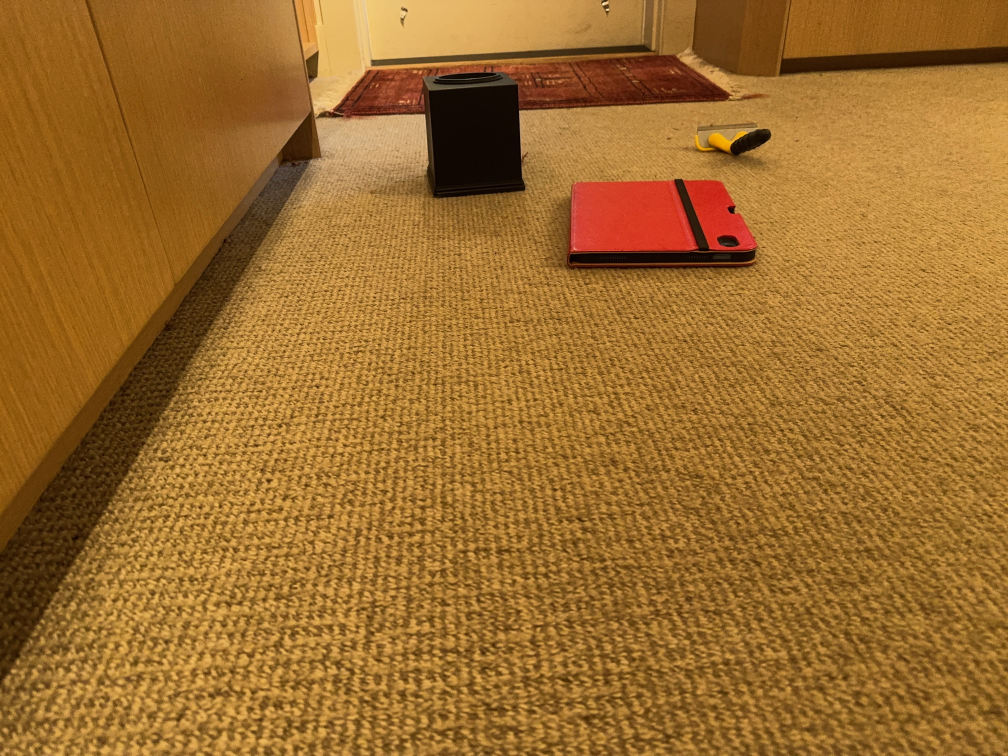
#> input picture datasets/raw/IMG_0096.jpg, 2016 x 1512 px, found by its file name (shown at 1/2 size)
$ python hsv_bounded_stereo_lesson.py datasets/raw/IMG_0096.jpg datasets/raw/IMG_0097.jpg 15.24   (older library calls are emulated)
#> lines starting #> are read from the running program, lines starting #| are printed output that depends on the picture; after the words box and inside, x2 and y2 are one past the last pixel; in counts of white or black regions, pixels touching at a corner belong together
"""
Enhanced HSV-Bounded Stereo Vision Lesson
Combine HSV region proposals with edge detection and stereo depth for robust obstacle detection.

Architecture:
1. HSV Region Proposal: Detect colored regions (fast, reliable on carpet)
2. Merge Nearby Detections: Combine nearby boxes into unified obstacle regions
3. Contour Detection: Find precise contours within merged regions using edge detection
4. Stereo Depth Analysis: Compute depth only within obstacle regions
5. Combined Output: Robot-ready obstacle characterization

Usage:
    python hsv_bounded_stereo_lesson.py <left_image> <right_image> <baseline_cm>

Example:
    python hsv_bounded_stereo_lesson.py datasets/raw/IMG_0096.jpg datasets/raw/IMG_0097.jpg 15.24

Controls:
    1: Original with merged obstacle boxes
    2: HSV masks (diagnostic view)
    3: Edge detection within merged regions
    4: Contours within merged regions
    5: Stereo disparity within merged regions
    6: Full analysis (contours + depth + labels)
    7: Side-by-side comparison
    ESC/Q: Exit

Author: Michael Baker
Date: 2025-11-21
"""

import cv2
import numpy as np
import sys


class EnhancedHSVBoundedStereo:
    def __init__(self, left_path, right_path, baseline_cm):
        # Load stereo pair
#> called with left_path = 'datasets/raw/IMG_0096.jpg', right_path = 'datasets/raw/IMG_0097.jpg', baseline_cm = 15.24
        self.left_img = cv2.imread(left_path)
#> self.left_img is the input picture: shape (1512, 2016, 3); mean B, G, R 45, 108.3, 156.5
        self.right_img = cv2.imread(right_path)
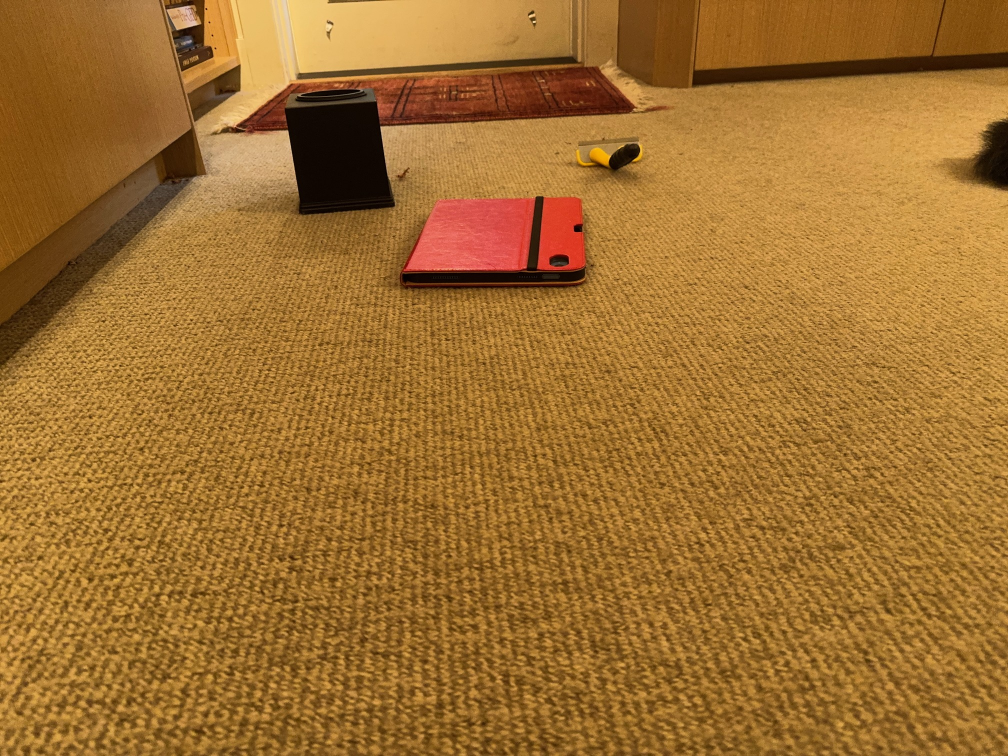
#> input picture datasets/raw/IMG_0097.jpg, 2016 x 1512 px, found by its file name (shown at 1/2 size)
#> self.right_img is the input picture: shape (1512, 2016, 3); mean B, G, R 47.9, 111.4, 159.1

        if self.left_img is None or self.right_img is None:
            print(f"Error: Could not load images")
            sys.exit(1)

        self.baseline_cm = baseline_cm
        self.img_height, self.img_width = self.left_img.shape[:2]

        # Convert to HSV for color filtering
        self.left_hsv = cv2.cvtColor(self.left_img, cv2.COLOR_BGR2HSV)
#> self.left_hsv: shape (1512, 2016, 3); mean H, S, V 17, 186.9, 156.5

        # Color ranges - TUNED for test scene
        self.color_ranges = {
            'red': {
                # Red wraps around HSV wheel, need two ranges
                'lower1': np.array([0, 100, 100]),
                'upper1': np.array([10, 255, 255]),
                'lower2': np.array([170, 100, 100]),
                'upper2': np.array([180, 255, 255]),
                'color_bgr': (0, 0, 255),
                'name': 'RED',
                'min_area': 500
            },
            'yellow': {
                # RELAXED thresholds to catch muted/golden yellows like brush bristles
                'lower': np.array([18, 70, 70]),   # Lower S and V to catch muted yellows
                'upper': np.array([35, 255, 255]), # Slightly wider hue range
                'color_bgr': (0, 255, 255),
                'name': 'YELLOW',
                'min_area': 300  # Smaller min area to catch brush
            },
            'black': {
                # TIGHTER dark detection - V <= 35 instead of 50
                # This avoids detecting shadows as obstacles
                'lower': np.array([0, 0, 0]),
                'upper': np.array([180, 255, 35]),  # Tighter V threshold
                'color_bgr': (0, 255, 0),
                'name': 'DARK',
                'min_area': 1000  # Higher min area to filter shadow blobs
            },
        }

        # Parameters
        self.merge_margin_x = 20      # Horizontal merge distance (pixels)
        self.merge_margin_y = 15      # Vertical merge distance (smaller to avoid background/foreground merge)
        self.merge_max_y_gap = 100    # Don't merge boxes with Y centers this far apart
        self.canny_threshold1 = 50
        self.canny_threshold2 = 150
        self.roi_padding = 15

        # Process pipeline
        self.stage1_hsv_region_proposal()
        self.stage2_merge_nearby_detections()
        self.stage3_contour_detection_within_bounds()
        self.stage4_stereo_depth_analysis()

        self.current_mode = '1'

    def create_color_mask(self, color_name):
        """Create binary mask for specific color."""
        if color_name == 'red':
            # Red requires two ranges (wraps around 0/180)
            mask1 = cv2.inRange(self.left_hsv,
                               self.color_ranges['red']['lower1'],
                               self.color_ranges['red']['upper1'])
            mask2 = cv2.inRange(self.left_hsv,
                               self.color_ranges['red']['lower2'],
                               self.color_ranges['red']['upper2'])
            mask = cv2.bitwise_or(mask1, mask2)
        else:
            mask = cv2.inRange(self.left_hsv,
                              self.color_ranges[color_name]['lower'],
                              self.color_ranges[color_name]['upper'])

        # Morphological cleanup - close gaps, then remove noise
        kernel = np.ones((5, 5), np.uint8)
        mask = cv2.morphologyEx(mask, cv2.MORPH_CLOSE, kernel)
        mask = cv2.morphologyEx(mask, cv2.MORPH_OPEN, kernel)

        return mask

    def get_contours_from_mask(self, mask, min_area):
        """Find contours from mask, filtered by area."""
        contours, _ = cv2.findContours(mask, cv2.RETR_EXTERNAL,
                                       cv2.CHAIN_APPROX_SIMPLE)
        return [cnt for cnt in contours if cv2.contourArea(cnt) > min_area]

    def stage1_hsv_region_proposal(self):
        """Stage 1: Detect all colored regions using HSV."""
        print("\n" + "="*70)
        print("STAGE 1: HSV REGION PROPOSAL")
        print("="*70)

        self.color_detections = []
        self.color_masks = {}

        for color_name, color_info in self.color_ranges.items():
            mask = self.create_color_mask(color_name)
            self.color_masks[color_name] = mask

            min_area = color_info.get('min_area', 500)
            contours = self.get_contours_from_mask(mask, min_area)

            for cnt in contours:
                x, y, w, h = cv2.boundingRect(cnt)
                area = cv2.contourArea(cnt)

                detection = {
                    'color': color_name,
                    'color_name': color_info['name'],
                    'color_bgr': color_info['color_bgr'],
                    'bbox': (x, y, w, h),
                    'contour': cnt,
                    'center': (x + w//2, y + h//2),
                    'area': area
                }

                self.color_detections.append(detection)
#> this loop made 3 passes
#> pass 1, in create_color_mask, `mask1 = cv2.inRange(self.left_hsv, self.color_ranges['red']['lower1'],..`:
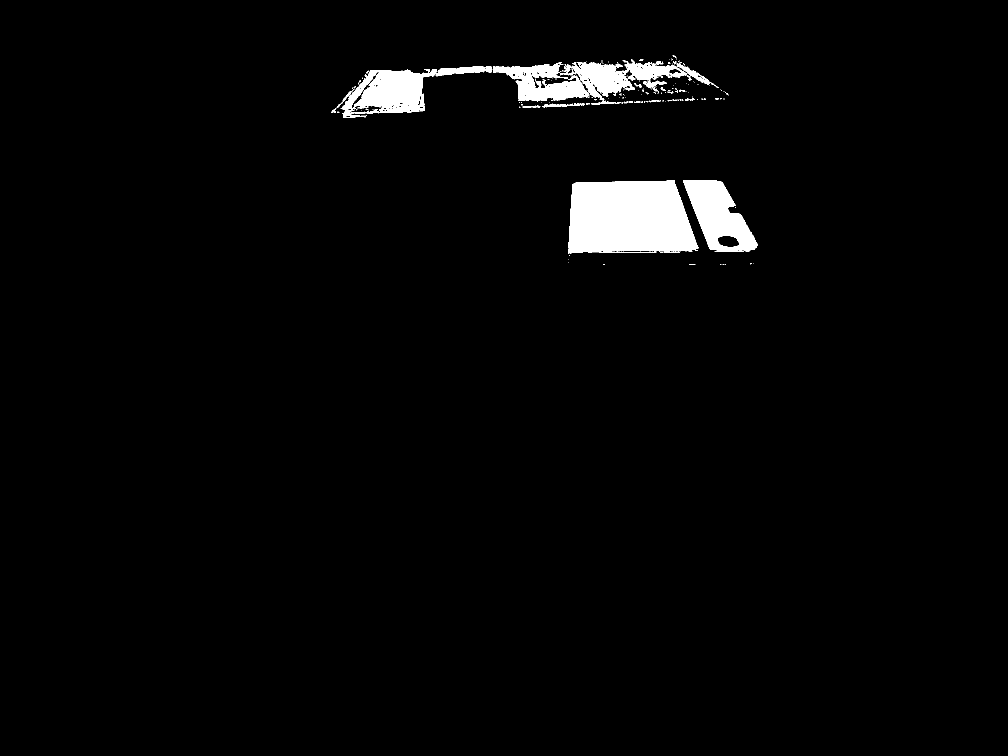
#> mask1: shape (1512, 2016) (shown at 1/2 size); 2.4% white; 190 white regions (161 under 20 px), largest, box (x1, y1, x2, y2) and area: (1136, 360, 1397, 508) 32541, (683, 132, 970, 236) 11859, (1366, 360, 1515, 503) 11528
#> after the loop:
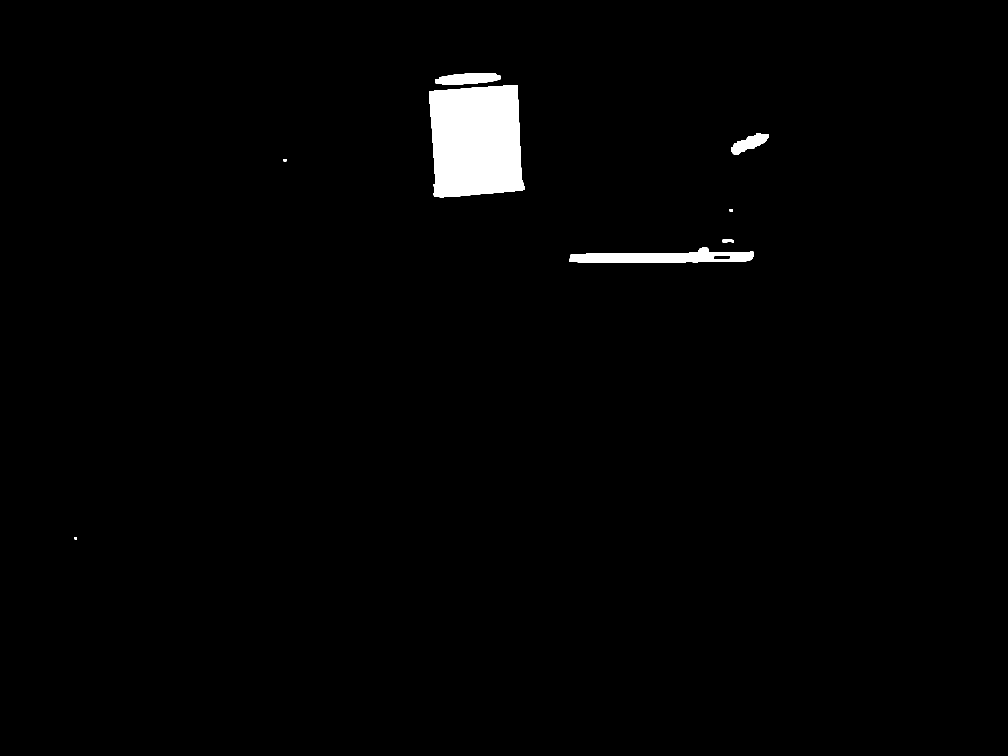
#> mask: shape (1512, 2016) (shown at 1/2 size); 1.6% white; 8 white regions, largest, box (x1, y1, x2, y2) and area: (858, 170, 1050, 395) 37503, (1139, 495, 1507, 526) 6865, (871, 146, 1001, 169) 2303
#> after the loop, self.color_detections = 22 items; self.color_masks = 3 items

        print(f"✓ Found {len(self.color_detections)} colored regions:")
#| ✓ Found 22 colored regions:
        for det in self.color_detections:
            print(f"  - {det['color_name']} at ({det['center'][0]}, {det['center'][1]}), "
                  f"size {det['bbox'][2]}x{det['bbox'][3]}px, area {det['area']:.0f}px²")
#> this loop made 22 passes
#|   - RED at (1441, 432), size 148x144px, area 12203px²
#|   - RED at (1266, 434), size 260x148px, area 32760px²
#|   - RED at (1052, 178), size 736x116px, area 32040px²
#|   - YELLOW at (153, 1035), size 46x32px, area 482px²
#|   - YELLOW at (278, 842), size 42x26px, area 378px²
#> (further printed lines are left out)

    def should_merge(self, det1, det2):
        """
        Check if two detections should be merged.
        Uses both spatial proximity AND vertical position to avoid
        merging background (rug) with foreground (dispenser).
        """
        x1, y1, w1, h1 = det1['bbox']
        x2, y2, w2, h2 = det2['bbox']

        cy1 = det1['center'][1]
        cy2 = det2['center'][1]

        # Don't merge if Y centers are too far apart (background vs foreground)
        if abs(cy1 - cy2) > self.merge_max_y_gap:
            return False

        # Check horizontal overlap/proximity
        x1_right = x1 + w1
        x2_right = x2 + w2

        x_overlap = not (x1_right + self.merge_margin_x < x2 or
                         x2_right + self.merge_margin_x < x1)

        # Check vertical overlap/proximity
        y1_bottom = y1 + h1
        y2_bottom = y2 + h2

        y_overlap = not (y1_bottom + self.merge_margin_y < y2 or
                         y2_bottom + self.merge_margin_y < y1)

        return x_overlap and y_overlap

    def merge_boxes(self, boxes):
        """Merge multiple bounding boxes into one encompassing box."""
        if not boxes:
            return None

        x_min = min(b[0] for b in boxes)
        y_min = min(b[1] for b in boxes)
        x_max = max(b[0] + b[2] for b in boxes)
        y_max = max(b[1] + b[3] for b in boxes)

        return (x_min, y_min, x_max - x_min, y_max - y_min)

    def stage2_merge_nearby_detections(self):
        """Stage 2: Merge overlapping/nearby detections into unified obstacles."""
        print("\n" + "="*70)
        print("STAGE 2: MERGE NEARBY DETECTIONS")
        print("="*70)

        if not self.color_detections:
            self.merged_obstacles = []
            print("✓ No detections to merge")
            return

        # Union-find for grouping
        n = len(self.color_detections)
#> n = 22
        parent = list(range(n))

        def find(i):
            if parent[i] != i:
                parent[i] = find(parent[i])
            return parent[i]

        def union(i, j):
            pi, pj = find(i), find(j)
            if pi != pj:
                parent[pi] = pj

        # Check all pairs using improved merge criteria
        for i in range(n):
            for j in range(i + 1, n):
                if self.should_merge(self.color_detections[i],
                                     self.color_detections[j]):
                    union(i, j)

        # Group by root parent
        groups = {}
        for i in range(n):
            root = find(i)
            if root not in groups:
                groups[root] = []
            groups[root].append(i)

        # Create merged obstacles
        self.merged_obstacles = []

        for group_indices in groups.values():
            group_dets = [self.color_detections[i] for i in group_indices]
            boxes = [d['bbox'] for d in group_dets]
            colors = list(set(d['color_name'] for d in group_dets))

            # Merge bounding boxes
            x, y, w, h = self.merge_boxes(boxes)

            # Add padding for edge detection / stereo
            x = max(0, x - self.roi_padding)
            y = max(0, y - self.roi_padding)
            w = min(self.img_width - x, w + 2 * self.roi_padding)
            h = min(self.img_height - y, h + 2 * self.roi_padding)

            obstacle = {
                'bbox': (x, y, w, h),
                'center': (x + w//2, y + h//2),
                'colors': colors,
                'color_label': '+'.join(sorted(colors)),
                'detections': group_dets,
                'num_components': len(group_dets)
            }

            self.merged_obstacles.append(obstacle)

        merged_count = len(self.color_detections) - len(self.merged_obstacles)
        print(f"✓ {len(self.color_detections)} detections → {len(self.merged_obstacles)} obstacles "
              f"({merged_count} merged)")
#| ✓ 22 detections → 11 obstacles (11 merged)

        for obs in self.merged_obstacles:
            if obs['num_components'] > 1:
                print(f"  - MERGED {obs['color_label']} ({obs['num_components']} parts) "
                      f"at ({obs['center'][0]}, {obs['center'][1]}), "
                      f"size {obs['bbox'][2]}x{obs['bbox'][3]}px")
            else:
                print(f"  - {obs['color_label']} at ({obs['center'][0]}, {obs['center'][1]}), "
                      f"size {obs['bbox'][2]}x{obs['bbox'][3]}px")
#> this loop made 11 passes
#|   - MERGED DARK+RED (3 parts) at (1325, 443), size 409x196px
#|   - MERGED DARK+RED+YELLOW (5 parts) at (1017, 141), size 835x282px
#|   - YELLOW at (153, 1035), size 76x62px
#|   - MERGED YELLOW (2 parts) at (1008, 810), size 2016x1403px
#|   - YELLOW at (361, 551), size 66x63px
#> (further printed lines are left out)

    def stage3_contour_detection_within_bounds(self):
        """Stage 3: Find precise contours within merged regions using edge detection."""
        print("\n" + "="*70)
        print("STAGE 3: CONTOUR DETECTION WITHIN BOUNDS")
        print("="*70)

        left_gray = cv2.cvtColor(self.left_img, cv2.COLOR_BGR2GRAY)

        for obs in self.merged_obstacles:
            x, y, w, h = obs['bbox']

            # Extract ROI and apply edge detection
            roi_gray = left_gray[y:y+h, x:x+w]
            roi_blurred = cv2.GaussianBlur(roi_gray, (5, 5), 0)
            edges = cv2.Canny(roi_blurred, self.canny_threshold1, self.canny_threshold2)

            # Find contours in edges
            contours, _ = cv2.findContours(edges, cv2.RETR_EXTERNAL,
                                           cv2.CHAIN_APPROX_SIMPLE)

            # Filter by area and adjust coordinates to full image space
            min_edge_area = 100  # Lower threshold for edge-based contours
            significant_contours = []
            for cnt in contours:
                if cv2.contourArea(cnt) > min_edge_area:
                    adjusted = cnt + np.array([x, y])
                    significant_contours.append(adjusted)

            obs['edges_roi'] = edges
            obs['contours'] = significant_contours
            obs['num_contours'] = len(significant_contours)
            obs['contour_area'] = sum(cv2.contourArea(c) for c in significant_contours)

            print(f"  - {obs['color_label']}: {len(significant_contours)} contours, "
                  f"total area {obs['contour_area']:.0f}px²")
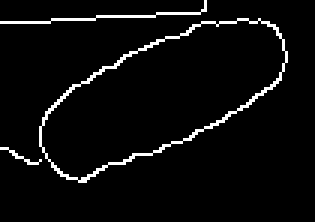
#> edges: shape (74, 105) (shown 3 times larger); 4.4% white in thin lines or dots, all inside (x1, y1, x2, y2) = (0, 0, 96, 61)
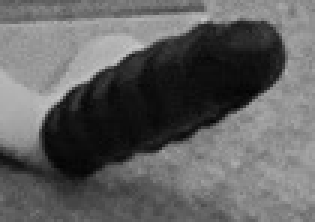
#> roi_gray: shape (74, 105) (shown 3 times larger); min 3, max 199, mean 96.3

    def stage4_stereo_depth_analysis(self):
        """Stage 4: Compute stereo depth within merged obstacle regions."""
        print("\n" + "="*70)
        print("STAGE 4: STEREO DEPTH ANALYSIS")
        print("="*70)

        for obs in self.merged_obstacles:
            x, y, w, h = obs['bbox']

            # Check minimum ROI size for stereo
            block_size = 7
            min_num_disp = 16
            max_num_disp = w - block_size - 8
            max_num_disp = (max_num_disp // 16) * 16

            if max_num_disp < min_num_disp:
                obs['has_depth'] = False
                obs['depth_cm'] = None
                obs['skip_reason'] = f'ROI too small ({w}px wide)'
                print(f"  - {obs['color_label']}: Skipped (ROI too small for stereo)")
                continue

            num_disparities = min(64, max_num_disp)

            # Extract ROIs
            left_roi = self.left_img[y:y+h, x:x+w]
            right_roi = self.right_img[y:y+h, x:x+w]

            left_gray = cv2.cvtColor(left_roi, cv2.COLOR_BGR2GRAY)
            right_gray = cv2.cvtColor(right_roi, cv2.COLOR_BGR2GRAY)

            # Stereo matching
            stereo = cv2.StereoSGBM_create(
                minDisparity=0,
                numDisparities=num_disparities,
                blockSize=block_size,
                P1=8 * 3 * block_size**2,
                P2=32 * 3 * block_size**2,
                disp12MaxDiff=1,
                uniquenessRatio=10,
                speckleWindowSize=50,
                speckleRange=16
            )

            try:
                disparity = stereo.compute(left_gray, right_gray)
            except cv2.error as e:
                obs['has_depth'] = False
                obs['depth_cm'] = None
                obs['skip_reason'] = 'Stereo compute failed'
                print(f"  - {obs['color_label']}: Stereo failed")
                continue

            # Calculate depth
            valid = disparity[disparity > 0]
            if len(valid) > 0:
                avg_disp = np.mean(valid) / 16.0
                focal_length = 700  # Rough estimate for phone camera

                if avg_disp > 0:
                    depth_cm = (self.baseline_cm * focal_length) / avg_disp
                else:
                    depth_cm = None

                obs['disparity_roi'] = disparity
                obs['avg_disparity'] = avg_disp
                obs['depth_cm'] = depth_cm
                obs['has_depth'] = True

                depth_str = f"{depth_cm:.0f}cm" if depth_cm else "N/A"
                print(f"  - {obs['color_label']}: disparity={avg_disp:.1f}, depth={depth_str}")
            else:
                obs['has_depth'] = False
                obs['depth_cm'] = None
                obs['skip_reason'] = 'No valid disparity'
                print(f"  - {obs['color_label']}: No valid disparity (insufficient texture)")
#> this loop made 11 passes
#|   - DARK+RED: disparity=54.6, depth=195cm
#|   - DARK+RED+YELLOW: disparity=46.5, depth=229cm
#|   - YELLOW: disparity=25.4, depth=420cm
#|   - YELLOW: disparity=34.6, depth=309cm
#|   - YELLOW: disparity=19.1, depth=558cm
#> (further printed lines are left out)
#> pass 1, in stage4_stereo_depth_analysis, `left_roi = self.left_img[y:y+h, x:x+w]`:
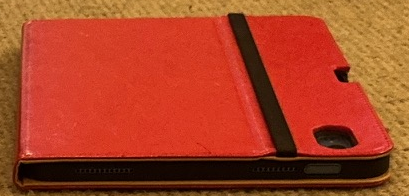
#> left_roi: shape (196, 409, 3); mean B, G, R 36.1, 65.1, 166.7
#> pass 1, in stage4_stereo_depth_analysis, `right_roi = self.right_img[y:y+h, x:x+w]`:
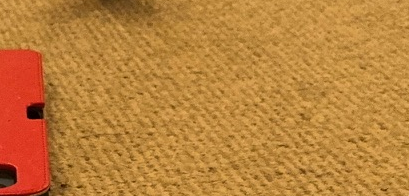
#> right_roi: shape (196, 409, 3); mean B, G, R 60.1, 128.7, 187.9
#> (the rest of the program and of its run is left out)
